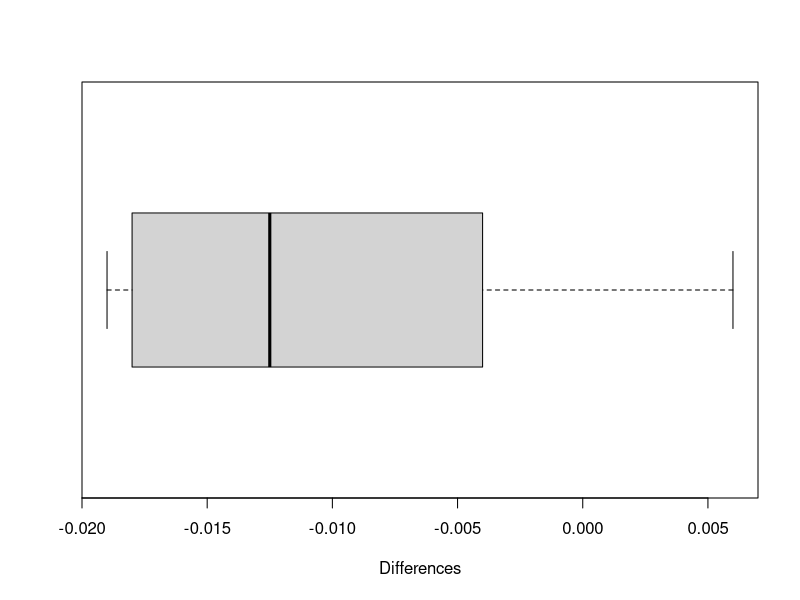

This figure's R source:
x_A <- c(.135,.102,.098,.141,.131,.144)
x_B <- c(.129,.120,.112,.152,.135,.163)
alpha <- 0.10
t0 <- round(qt(1 - alpha/2,5),1)
boxplot(x_A - x_B,horizontal = TRUE,xlab = "Differences")
wilcox.test(x_A,x_B,paired = T)
t_positive <- wilcox.test(x_A,x_B,paired = T)$statistic
t0
t_positive
if(t_positive <= t0){
  print("Reject the null hypothesis so two population frequency distribution of cake densities differ")
}else{
  print("Accept the hypothesis")
}
